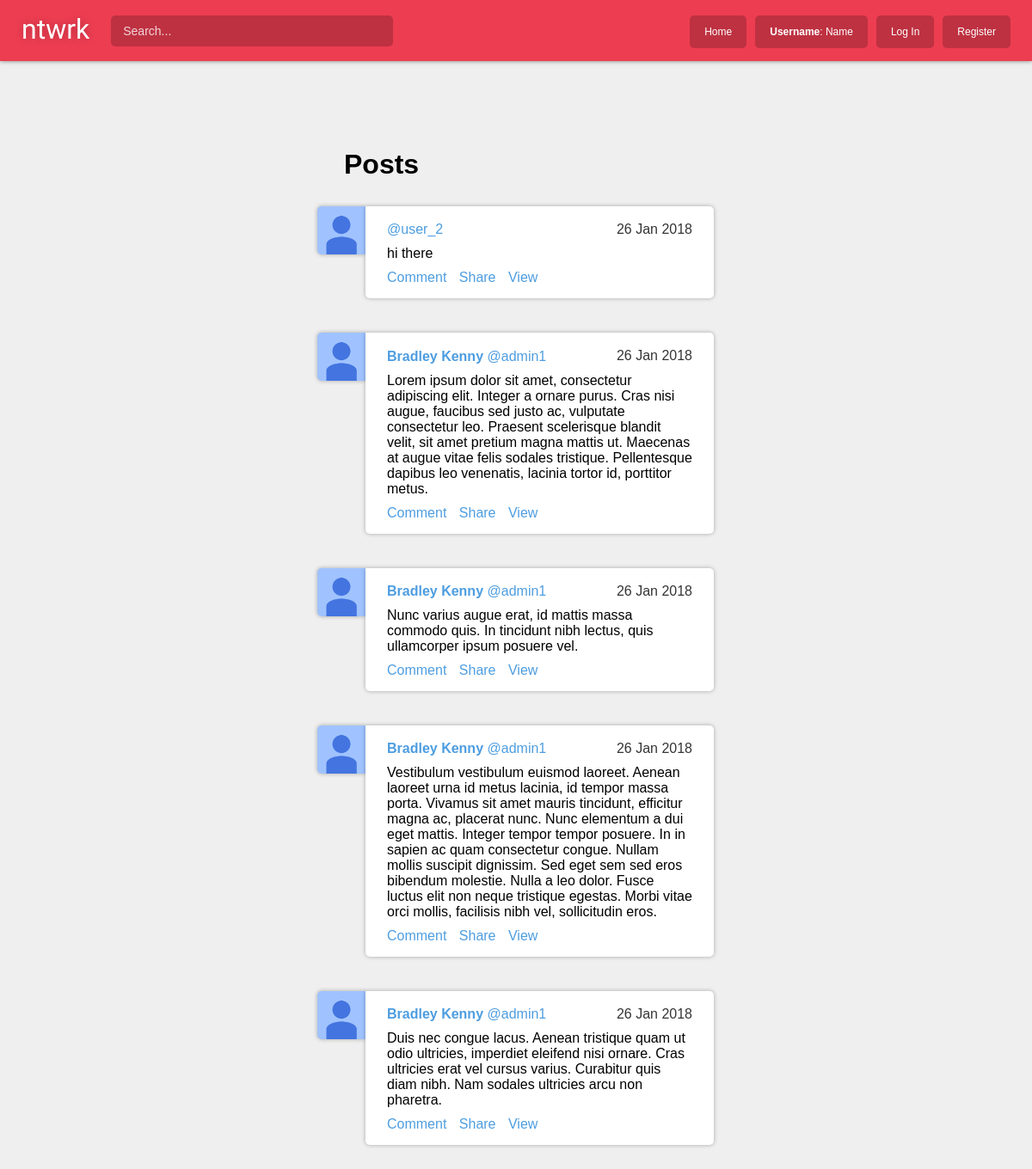
Page /stream/ on the earlier database version.
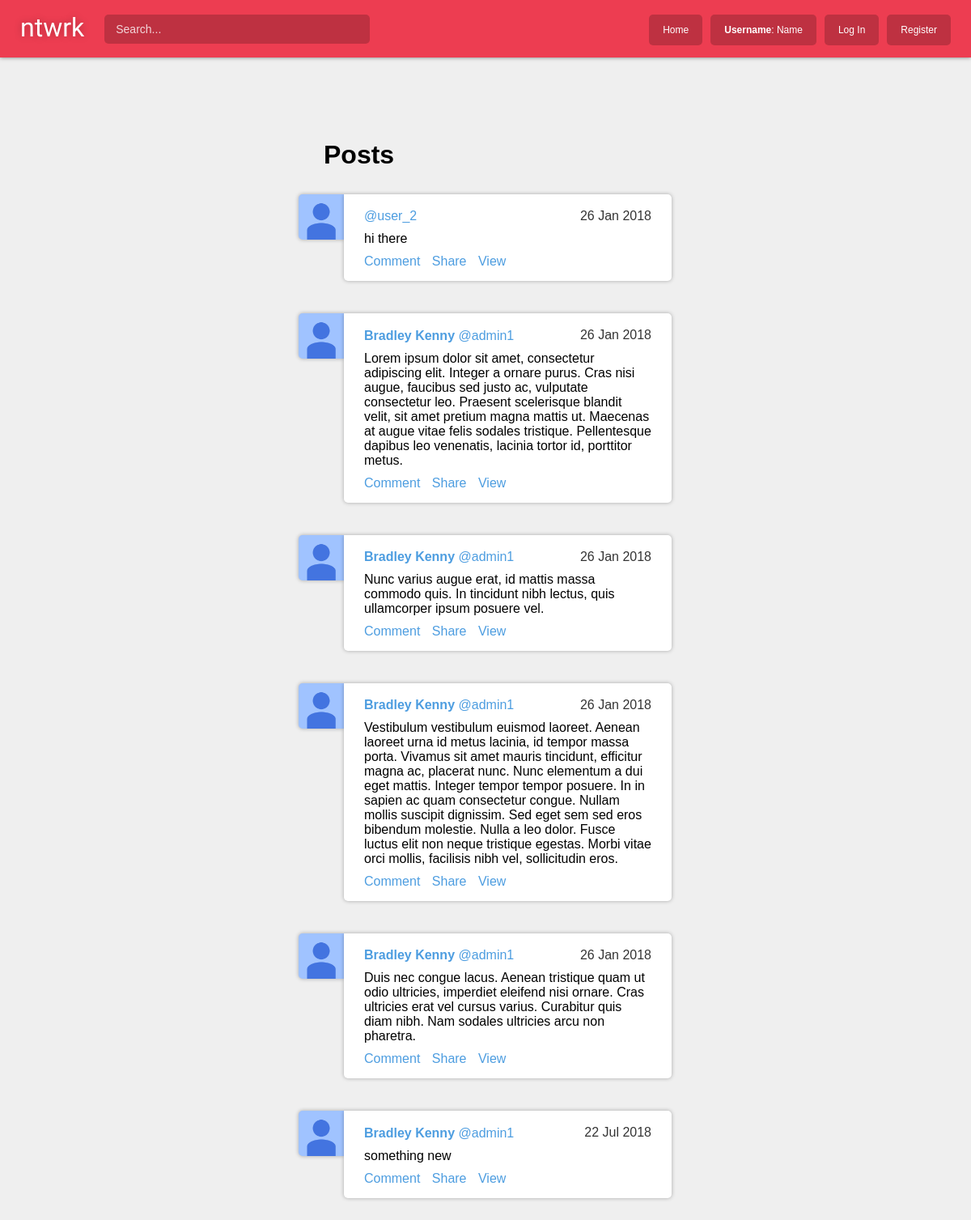
Same page on the later database version.
### stream/models.py (models this page shows)
class Post(models.Model):
    content = models.TextField(max_length=500)
    posted_by = models.ForeignKey(User, related_name='posts', on_delete=models.CASCADE)
    posted_at = models.DateTimeField(auto_now_add=True)

### stream/views.py (the view)
# urls.py: path('stream/', stream.views.home, name='home'),
def home(request):
	posts = Post.objects.all()
	return render(request, 'stream/home.html', {'posts': posts})

### stream/templates/stream/home.html (shortened to what this page needs)
{% extends 'base_stream.html' %}
{% load static %}
{% block stream %}
    <h1 class="content_heading">Posts</h1>
    {% for post in posts %}
	<a href="{% url 'home' %}" class="dp">
		<img src="{% static 'stream/img/dp/placeholder2.png' %}"/>
	</a>
    <div class="card">
        <a href="{% url 'profile' post.posted_by.pk %}">
            <h2>
				<b>{% if post.posted_by.first_name|length > 0 %}{{ post.posted_by.first_name }} {{ post.posted_by.last_name }}{% endif %}</b> @{{ post.posted_by }}
			</h2>
        </a>
        <h3>{{ post.posted_at|date:'d M Y' }}</h2>
        <p>{{ post.content }}</p>
        <a href="{% url 'home' %}" class="link">Comment</a>
        <a href="{% url 'home' %}" class="link">Share</a>
        <a href="{% url 'view_post' post.posted_by.username post.id %}" class="link">View</a>
    </div>
    {% endfor %}
{% endblock %}

Differences in the rows shown:
added Post: posted_by.first_name "Bradley", posted_by.last_name "Kenny", posted_by "admin1", posted_at "22 Jul 2018", content "something new"
